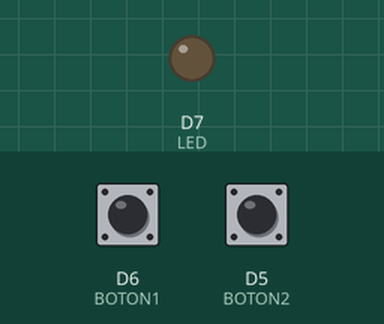
Simulated run of this sketch. Board: ESP8266 (NodeMCU). Shown: output pins drawn as LEDs (lit = HIGH). The inputs (shaded band) are chosen by the test bench; at power-on: D6 (BOTON1) LOW, D5 (BOTON2) LOW.

Above: at 1.2 s.
1.3 s: D6 (BOTON1) pulled HIGH for 0.15 s
At 2.3 s:
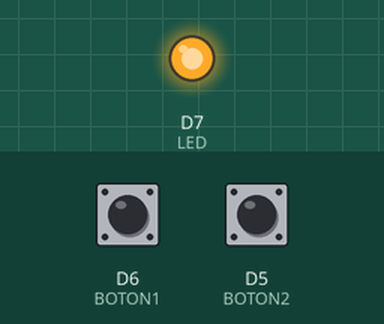
2.9 s: D5 (BOTON2) pulled HIGH for 0.15 s
At 3.5 s:
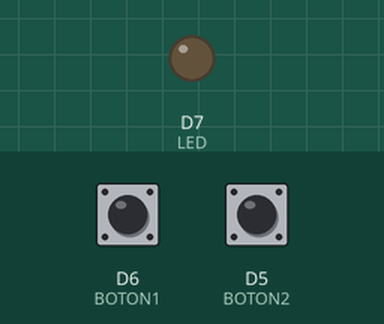
4.5 s: D6 (BOTON1) pulled HIGH for 1 s
At 5.9 s:
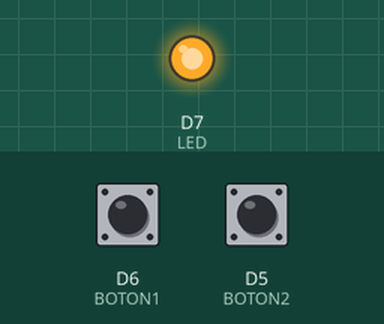
Timing chart, 0 to 7.5 s (numbered marks = the images above; inputs shaded):
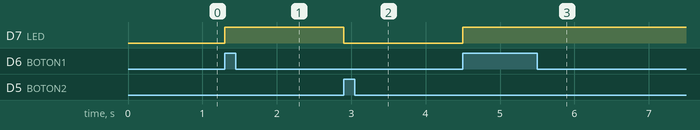

Measured:
- after the input at 1.3 s, D7 (LED): LOW → HIGH at once
- after the input at 2.9 s, D7 (LED): HIGH → LOW at once
- after the input at 4.5 s, D7 (LED): LOW → HIGH at once

The sketch:

Led1_encender_y_apagado_button_dos_controles-_ESP8266MOD.ino
```cpp
#define LED D7
#define BOTON1 D6 // boton pulsador 1
#define BOTON2 D5 // boton pulsador 2

void setup() {
  // put your setup code here, to run once:
  pinMode(LED, OUTPUT);
  pinMode(BOTON1, INPUT);
  pinMode(BOTON2, INPUT);
}

void loop() {
  // put your main code here, to run repeatedly:
  if(digitalRead(BOTON1)==HIGH){
    digitalWrite(LED, HIGH);
    }
  else
  if (digitalRead(BOTON2) ==HIGH){
    digitalWrite(LED,LOW);
    }
}
```
